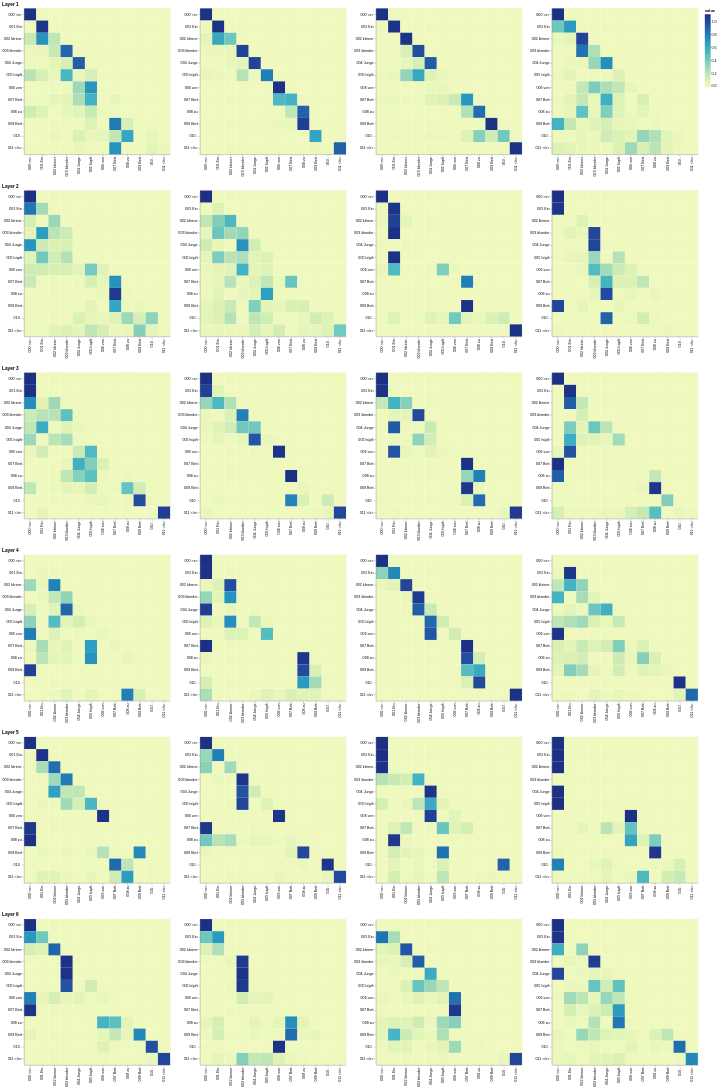

This figure's notebook cell:
### Markdown cell above
## Decoder Self Attention

### Code cell
def viz_decoder_self():
    model, example_data = run_model_example(n_examples=1)
    example = example_data[len(example_data) - 1]

    layer_viz = [
        visualize_layer(
            model,
            layer,
            get_decoder_self,
            len(example[1]),
            example[1],
            example[1],
        )
        for layer in range(6)
    ]
    return alt.hconcat(
        layer_viz[0]
        & layer_viz[1]
        & layer_viz[2]
        & layer_viz[3]
        & layer_viz[4]
        & layer_viz[5]
    )


show_example(viz_decoder_self)

### Figure 1 — Vega-Lite specification as saved in the notebook (floating-point values rounded to 4 significant figures; data arrays with more than 128 entries replaced by an {"elided": "..."} marker saying what was removed)
{"config": {"view": {"continuousWidth": 300, "continuousHeight": 300}}, "hconcat": [{"vconcat": [{"hconcat": [{"data": {"name": "data-0e0eeb8274199aaa18e20974845ae811"}, "mark": {"type": "rect"}, "encoding": {"color": {"field": "value", "type": "quantitative"}, "tooltip": [{"field": "row", "type": "quantitative"}, {"field": "column", "type": "quantitative"}, {"field": "value", "type": "quantitative"}, {"field": "row_token", "type": "nominal"}, {"field": "col_token", "type": "nominal"}], "x": {"axis": {"title": ""}, "field": "col_token", "type": "nominal"}, "y": {"axis": {"title": ""}, "field": "row_token", "type": "nominal"}}, "height": 400, "name": "view_cd6c7885994a24e6_0", "width": 400}, {"data": {"name": "data-f5968e532a686d82b8f8c29b0a391d97"}, "mark": {"type": "rect"}, "encoding": {"color": {"field": "value", "type": "quantitative"}, "tooltip": [{"field": "row", "type": "quantitative"}, {"field": "column", "type": "quantitative"}, {"field": "value", "type": "quantitative"}, {"field": "row_token", "type": "nominal"}, {"field": "col_token", "type": "nominal"}], "x": {"axis": {"title": ""}, "field": "col_token", "type": "nominal"}, "y": {"axis": {"title": ""}, "field": "row_token", "type": "nominal"}}, "height": 400, "name": "view_a52887006d8fd72d_1", "width": 400}, {"data": {"name": "data-b8e0bd6c1cb5bc19ea7ddf4d5f13d1a7"}, "mark": {"type": "rect"}, "encoding": {"color": {"field": "value", "type": "quantitative"}, "tooltip": [{"field": "row", "type": "quantitative"}, {"field": "column", "type": "quantitative"}, {"field": "value", "type": "quantitative"}, {"field": "row_token", "type": "nominal"}, {"field": "col_token", "type": "nominal"}], "x": {"axis": {"title": ""}, "field": "col_token", "type": "nominal"}, "y": {"axis": {"title": ""}, "field": "row_token", "type": "nominal"}}, "height": 400, "name": "view_44c98e378ad12532_2", "width": 400}, {"data": {"name": "data-351f0bb9e5327c7c063fc1f765ea0237"}, "mark": {"type": "rect"}, "encoding": {"color": {"field": "value", "type": "quantitative"}, "tooltip": [{"field": "row", "type": "quantitative"}, {"field": "column", "type": "quantitative"}, {"field": "value", "type": "quantitative"}, {"field": "row_token", "type": "nominal"}, {"field": "col_token", "type": "nominal"}], "x": {"axis": {"title": ""}, "field": "col_token", "type": "nominal"}, "y": {"axis": {"title": ""}, "field": "row_token", "type": "nominal"}}, "height": 400, "name": "view_b71df74f802f4122_3", "width": 400}]}, {"vconcat": [{"hconcat": [{"data": {"name": "data-77d3e1ec35d25b91b4949c550a762015"}, "mark": {"type": "rect"}, "encoding": {"color": {"field": "value", "type": "quantitative"}, "tooltip": [{"field": "row", "type": "quantitative"}, {"field": "column", "type": "quantitative"}, {"field": "value", "type": "quantitative"}, {"field": "row_token", "type": "nominal"}, {"field": "col_token", "type": "nominal"}], "x": {"axis": {"title": ""}, "field": "col_token", "type": "nominal"}, "y": {"axis": {"title": ""}, "field": "row_token", "type": "nominal"}}, "height": 400, "name": "view_b23242bee4f55615_0", "width": 400}, {"data": {"name": "data-f5fa8f0727dff3ccc413701ab741ffea"}, "mark": {"type": "rect"}, "encoding": {"color": {"field": "value", "type": "quantitative"}, "tooltip": [{"field": "row", "type": "quantitative"}, {"field": "column", "type": "quantitative"}, {"field": "value", "type": "quantitative"}, {"field": "row_token", "type": "nominal"}, {"field": "col_token", "type": "nominal"}], "x": {"axis": {"title": ""}, "field": "col_token", "type": "nominal"}, "y": {"axis": {"title": ""}, "field": "row_token", "type": "nominal"}}, "height": 400, "name": "view_0903497b3ad730e2_1", "width": 400}, {"data": {"name": "data-6cff512559eade7ed7dcc7581b3debb5"}, "mark": {"type": "rect"}, "encoding": {"color": {"field": "value", "type": "quantitative"}, "tooltip": [{"field": "row", "type": "quantitative"}, {"field": "column", "type": "quantitative"}, {"field": "value", "type": "quantitative"}, {"field": "row_token", "type": "nominal"}, {"field": "col_token", "type": "nominal"}], "x": {"axis": {"title": ""}, "field": "col_token", "type": "nominal"}, "y": {"axis": {"title": ""}, "field": "row_token", "type": "nominal"}}, "height": 400, "name": "view_32a8fdcd08ef009f_2", "width": 400}, {"data": {"name": "data-4dcf67cf8c158189de08cee9d3520dd2"}, "mark": {"type": "rect"}, "encoding": {"color": {"field": "value", "type": "quantitative"}, "tooltip": [{"field": "row", "type": "quantitative"}, {"field": "column", "type": "quantitative"}, {"field": "value", "type": "quantitative"}, {"field": "row_token", "type": "nominal"}, {"field": "col_token", "type": "nominal"}], "x": {"axis": {"title": ""}, "field": "col_token", "type": "nominal"}, "y": {"axis": {"title": ""}, "field": "row_token", "type": "nominal"}}, "height": 400, "name": "view_065f8b5ec77e2e9c_3", "width": 400}]}], "title": "Layer 2"}, {"vconcat": [{"hconcat": [{"data": {"name": "data-2ce297f48d8c7e52c6ca700f90207212"}, "mark": {"type": "rect"}, "encoding": {"color": {"field": "value", "type": "quantitative"}, "tooltip": [{"field": "row", "type": "quantitative"}, {"field": "column", "type": "quantitative"}, {"field": "value", "type": "quantitative"}, {"field": "row_token", "type": "nominal"}, {"field": "col_token", "type": "nominal"}], "x": {"axis": {"title": ""}, "field": "col_token", "type": "nominal"}, "y": {"axis": {"title": ""}, "field": "row_token", "type": "nominal"}}, "height": 400, "name": "view_21a1cc86429f9a79_0", "width": 400}, {"data": {"name": "data-ed923b649385141a3486757d8e5a57a7"}, "mark": {"type": "rect"}, "encoding": {"color": {"field": "value", "type": "quantitative"}, "tooltip": [{"field": "row", "type": "quantitative"}, {"field": "column", "type": "quantitative"}, {"field": "value", "type": "quantitative"}, {"field": "row_token", "type": "nominal"}, {"field": "col_token", "type": "nominal"}], "x": {"axis": {"title": ""}, "field": "col_token", "type": "nominal"}, "y": {"axis": {"title": ""}, "field": "row_token", "type": "nominal"}}, "height": 400, "name": "view_a4c9aea833524f43_1", "width": 400}, {"data": {"name": "data-80e7663dd9e79d250e817026285f16ad"}, "mark": {"type": "rect"}, "encoding": {"color": {"field": "value", "type": "quantitative"}, "tooltip": [{"field": "row", "type": "quantitative"}, {"field": "column", "type": "quantitative"}, {"field": "value", "type": "quantitative"}, {"field": "row_token", "type": "nominal"}, {"field": "col_token", "type": "nominal"}], "x": {"axis": {"title": ""}, "field": "col_token", "type": "nominal"}, "y": {"axis": {"title": ""}, "field": "row_token", "type": "nominal"}}, "height": 400, "name": "view_ab15063336805d65_2", "width": 400}, {"data": {"name": "data-19ac1ba58953e46f886df92dc770f155"}, "mark": {"type": "rect"}, "encoding": {"color": {"field": "value", "type": "quantitative"}, "tooltip": [{"field": "row", "type": "quantitative"}, {"field": "column", "type": "quantitative"}, {"field": "value", "type": "quantitative"}, {"field": "row_token", "type": "nominal"}, {"field": "col_token", "type": "nominal"}], "x": {"axis": {"title": ""}, "field": "col_token", "type": "nominal"}, "y": {"axis": {"title": ""}, "field": "row_token", "type": "nominal"}}, "height": 400, "name": "view_06d7a40a0400a9e9_3", "width": 400}]}], "title": "Layer 3"}, {"vconcat": [{"hconcat": [{"data": {"name": "data-35a609bfb64f3381be993bdad70d3fb9"}, "mark": {"type": "rect"}, "encoding": {"color": {"field": "value", "type": "quantitative"}, "tooltip": [{"field": "row", "type": "quantitative"}, {"field": "column", "type": "quantitative"}, {"field": "value", "type": "quantitative"}, {"field": "row_token", "type": "nominal"}, {"field": "col_token", "type": "nominal"}], "x": {"axis": {"title": ""}, "field": "col_token", "type": "nominal"}, "y": {"axis": {"title": ""}, "field": "row_token", "type": "nominal"}}, "height": 400, "name": "view_a41052a26723ead4_0", "width": 400}, {"data": {"name": "data-1f2f9beae181e821fb9f19ef2d1ae806"}, "mark": {"type": "rect"}, "encoding": {"color": {"field": "value", "type": "quantitative"}, "tooltip": [{"field": "row", "type": "quantitative"}, {"field": "column", "type": "quantitative"}, {"field": "value", "type": "quantitative"}, {"field": "row_token", "type": "nominal"}, {"field": "col_token", "type": "nominal"}], "x": {"axis": {"title": ""}, "field": "col_token", "type": "nominal"}, "y": {"axis": {"title": ""}, "field": "row_token", "type": "nominal"}}, "height": 400, "name": "view_3ff9ff1d122b88b5_1", "width": 400}, {"data": {"name": "data-82638417169a07a5ff8ce4fa18c83388"}, "mark": {"type": "rect"}, "encoding": {"color": {"field": "value", "type": "quantitative"}, "tooltip": [{"field": "row", "type": "quantitative"}, {"field": "column", "type": "quantitative"}, {"field": "value", "type": "quantitative"}, {"field": "row_token", "type": "nominal"}, {"field": "col_token", "type": "nominal"}], "x": {"axis": {"title": ""}, "field": "col_token", "type": "nominal"}, "y": {"axis": {"title": ""}, "field": "row_token", "type": "nominal"}}, "height": 400, "name": "view_fd1bf27fc248d84e_2", "width": 400}, {"data": {"name": "data-be9a73178826d0be791604be86b87685"}, "mark": {"type": "rect"}, "encoding": {"color": {"field": "value", "type": "quantitative"}, "tooltip": [{"field": "row", "type": "quantitative"}, {"field": "column", "type": "quantitative"}, {"field": "value", "type": "quantitative"}, {"field": "row_token", "type": "nominal"}, {"field": "col_token", "type": "nominal"}], "x": {"axis": {"title": ""}, "field": "col_token", "type": "nominal"}, "y": {"axis": {"title": ""}, "field": "row_token", "type": "nominal"}}, "height": 400, "name": "view_f01e3f01586593be_3", "width": 400}]}], "title": "Layer 4"}, {"vconcat": [{"hconcat": [{"data": {"name": "data-32b5bebfe3bb1ae6f068b1f503f88c8f"}, "mark": {"type": "rect"}, "encoding": {"color": {"field": "value", "type": "quantitative"}, "tooltip": [{"field": "row", "type": "quantitative"}, {"field": "column", "type": "quantitative"}, {"field": "value", "type": "quantitative"}, {"field": "row_token", "type": "nominal"}, {"field": "col_token", "type": "nominal"}], "x": {"axis": {"title": ""}, "field": "col_token", "type": "nominal"}, "y": {"axis": {"title": ""}, "field": "row_token", "type": "nominal"}}, "height": 400, "name": "view_619798560ebc755d_0", "width": 400}, {"data": {"name": "data-84ffae6cdf2f69556e90b0d6145d2135"}, "mark": {"type": "rect"}, "encoding": {"color": {"field": "value", "type": "quantitative"}, "tooltip": [{"field": "row", "type": "quantitative"}, {"field": "column", "type": "quantitative"}, {"field": "value", "type": "quantitative"}, {"field": "row_token", "type": "nominal"}, {"field": "col_token", "type": "nominal"}], "x": {"axis": {"title": ""}, "field": "col_token", "type": "nominal"}, "y": {"axis": {"title": ""}, "field": "row_token", "type": "nominal"}}, "height": 400, "name": "view_98f9e823778dd509_1", "width": 400}, {"data": {"name": "data-b28f4932d8c57e1365e6a620cdb7ea8d"}, "mark": {"type": "rect"}, "encoding": {"color": {"field": "value", "type": "quantitative"}, "tooltip": [{"field": "row", "type": "quantitative"}, {"field": "column", "type": "quantitative"}, {"field": "value", "type": "quantitative"}, {"field": "row_token", "type": "nominal"}, {"field": "col_token", "type": "nominal"}], "x": {"axis": {"title": ""}, "field": "col_token", "type": "nominal"}, "y": {"axis": {"title": ""}, "field": "row_token", "type": "nominal"}}, "height": 400, "name": "view_bd16f5294307c9b4_2", "width": 400}, {"data": {"name": "data-4b0ebd6e17a936cb580da3c998d3bb1f"}, "mark": {"type": "rect"}, "encoding": {"color": {"field": "value", "type": "quantitative"}, "tooltip": [{"field": "row", "type": "quantitative"}, {"field": "column", "type": "quantitative"}, {"field": "value", "type": "quantitative"}, {"field": "row_token", "type": "nominal"}, {"field": "col_token", "type": "nominal"}], "x": {"axis": {"title": ""}, "field": "col_token", "type": "nominal"}, "y": {"axis": {"title": ""}, "field": "row_token", "type": "nominal"}}, "height": 400, "name": "view_e18b56ebb9e98c3b_3", "width": 400}]}], "title": "Layer 5"}, {"vconcat": [{"hconcat": [{"data": {"name": "data-e31073707e752e0af7c6549a49b5ddda"}, "mark": {"type": "rect"}, "encoding": {"color": {"field": "value", "type": "quantitative"}, "tooltip": [{"field": "row", "type": "quantitative"}, {"field": "column", "type": "quantitative"}, {"field": "value", "type": "quantitative"}, {"field": "row_token", "type": "nominal"}, {"field": "col_token", "type": "nominal"}], "x": {"axis": {"title": ""}, "field": "col_token", "type": "nominal"}, "y": {"axis": {"title": ""}, "field": "row_token", "type": "nominal"}}, "height": 400, "name": "view_bac2c8832b49cb16_0", "width": 400}, {"data": {"name": "data-d34a31adb5e74ddec61ae2d9f8a76738"}, "mark": {"type": "rect"}, "encoding": {"color": {"field": "value", "type": "quantitative"}, "tooltip": [{"field": "row", "type": "quantitative"}, {"field": "column", "type": "quantitative"}, {"field": "value", "type": "quantitative"}, {"field": "row_token", "type": "nominal"}, {"field": "col_token", "type": "nominal"}], "x": {"axis": {"title": ""}, "field": "col_token", "type": "nominal"}, "y": {"axis": {"title": ""}, "field": "row_token", "type": "nominal"}}, "height": 400, "name": "view_7249ccadc1c9b7b4_1", "width": 400}, {"data": {"name": "data-2aa9a3138f839c64cff03d6f47c2cef9"}, "mark": {"type": "rect"}, "encoding": {"color": {"field": "value", "type": "quantitative"}, "tooltip": [{"field": "row", "type": "quantitative"}, {"field": "column", "type": "quantitative"}, {"field": "value", "type": "quantitative"}, {"field": "row_token", "type": "nominal"}, {"field": "col_token", "type": "nominal"}], "x": {"axis": {"title": ""}, "field": "col_token", "type": "nominal"}, "y": {"axis": {"title": ""}, "field": "row_token", "type": "nominal"}}, "height": 400, "name": "view_9e007b62ad71ea20_2", "width": 400}, {"data": {"name": "data-22d2b2ac5ff9e8d88b7afdf7bbfebcee"}, "mark": {"type": "rect"}, "encoding": {"color": {"field": "value", "type": "quantitative"}, "tooltip": [{"field": "row", "type": "quantitative"}, {"field": "column", "type": "quantitative"}, {"field": "value", "type": "quantitative"}, {"field": "row_token", "type": "nominal"}, {"field": "col_token", "type": "nominal"}], "x": {"axis": {"title": ""}, "field": "col_token", "type": "nominal"}, "y": {"axis": {"title": ""}, "field": "row_token", "type": "nominal"}}, "height": 400, "name": "view_523e71ff8fc398a1_3", "width": 400}]}], "title": "Layer 6"}], "title": "Layer 1"}], "params": [{"name": "param_1e9efca18e7a2868", "select": {"type": "interval", "encodings": ["x", "y"]}, "bind": "scales", "views": ["view_cd6c7885994a24e6_0", "view_a52887006d8fd72d_1", "view_44c98e378ad12532_2", "view_b71df74f802f4122_3", "view_b23242bee4f55615_0", "view_0903497b3ad730e2_1", "view_32a8fdcd08ef009f_2", "view_065f8b5ec77e2e9c_3", "view_21a1cc86429f9a79_0", "view_a4c9aea833524f43_1", "view_ab15063336805d65_2", "view_06d7a40a0400a9e9_3", "view_a41052a26723ead4_0", "view_3ff9ff1d122b88b5_1", "view_fd1bf27fc248d84e_2", "view_f01e3f01586593be_3", "view_619798560ebc755d_0", "view_98f9e823778dd509_1", "view_bd16f5294307c9b4_2", "view_e18b56ebb9e98c3b_3", "view_bac2c8832b49cb16_0", "view_7249ccadc1c9b7b4_1", "view_9e007b62ad71ea20_2", "view_523e71ff8fc398a1_3"]}], "$schema": "https://vega.github.io/schema/vega-lite/v6.1.0.json", "datasets": {"data-0e0eeb8274199aaa18e20974845ae811": {"elided": "144 records"}, "data-f5968e532a686d82b8f8c29b0a391d97": {"elided": "144 records"}, "data-b8e0bd6c1cb5bc19ea7ddf4d5f13d1a7": {"elided": "144 records"}, "data-351f0bb9e5327c7c063fc1f765ea0237": {"elided": "144 records"}, "data-77d3e1ec35d25b91b4949c550a762015": {"elided": "144 records"}, "data-f5fa8f0727dff3ccc413701ab741ffea": {"elided": "144 records"}, "data-6cff512559eade7ed7dcc7581b3debb5": {"elided": "144 records"}, "data-4dcf67cf8c158189de08cee9d3520dd2": {"elided": "144 records"}, "data-2ce297f48d8c7e52c6ca700f90207212": {"elided": "144 records"}, "data-ed923b649385141a3486757d8e5a57a7": {"elided": "144 records"}, "data-80e7663dd9e79d250e817026285f16ad": {"elided": "144 records"}, "data-19ac1ba58953e46f886df92dc770f155": {"elided": "144 records"}, "data-35a609bfb64f3381be993bdad70d3fb9": {"elided": "144 records"}, "data-1f2f9beae181e821fb9f19ef2d1ae806": {"elided": "144 records"}, "data-82638417169a07a5ff8ce4fa18c83388": {"elided": "144 records"}, "data-be9a73178826d0be791604be86b87685": {"elided": "144 records"}, "data-32b5bebfe3bb1ae6f068b1f503f88c8f": {"elided": "144 records"}, "data-84ffae6cdf2f69556e90b0d6145d2135": {"elided": "144 records"}, "data-b28f4932d8c57e1365e6a620cdb7ea8d": {"elided": "144 records"}, "data-4b0ebd6e17a936cb580da3c998d3bb1f": {"elided": "144 records"}, "data-e31073707e752e0af7c6549a49b5ddda": {"elided": "144 records"}, "data-d34a31adb5e74ddec61ae2d9f8a76738": {"elided": "144 records"}, "data-2aa9a3138f839c64cff03d6f47c2cef9": {"elided": "144 records"}, "data-22d2b2ac5ff9e8d88b7afdf7bbfebcee": {"elided": "144 records"}}}
